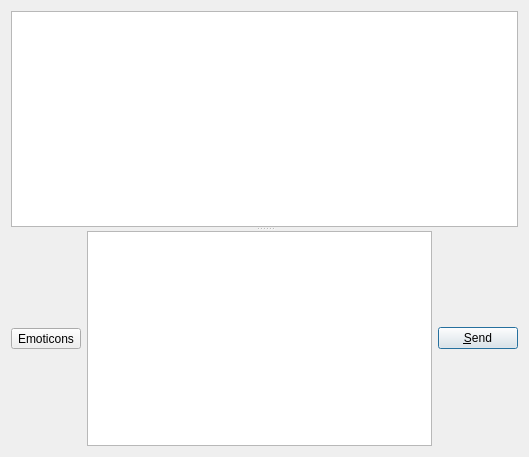
<?xml version="1.0" encoding="UTF-8"?>
<ui version="4.0">
 <class>MessageDialog</class>
 <widget class="QDialog" name="MessageDialog">
  <property name="geometry">
   <rect>
    <x>0</x>
    <y>0</y>
    <width>529</width>
    <height>457</height>
   </rect>
  </property>
  <property name="sizePolicy">
   <sizepolicy hsizetype="Expanding" vsizetype="Expanding">
    <horstretch>0</horstretch>
    <verstretch>0</verstretch>
   </sizepolicy>
  </property>
  <property name="windowTitle">
   <string/>
  </property>
  <property name="windowIcon">
   <iconset resource="resources.qrc">
    <normaloff>:/icons/small/user.png</normaloff>:/icons/small/user.png</iconset>
  </property>
  <layout class="QHBoxLayout" name="horizontalLayout_2">
   <item>
    <widget class="QSplitter" name="splitter">
     <property name="orientation">
      <enum>Qt::Vertical</enum>
     </property>
     <widget class="QTextEdit" name="textBrowser">
      <property name="readOnly">
       <bool>true</bool>
      </property>
     </widget>
     <widget class="QWidget" name="layoutWidget">
      <layout class="QHBoxLayout" name="horizontalLayout">
       <property name="sizeConstraint">
        <enum>QLayout::SetDefaultConstraint</enum>
       </property>
       <item>
        <widget class="QToolButton" name="toolButtonEmoticons">
         <property name="text">
          <string>Emoticons</string>
         </property>
         <property name="icon">
          <iconset resource="resources.qrc">
           <normaloff>:/icons/smile.png</normaloff>:/icons/smile.png</iconset>
         </property>
         <property name="iconSize">
          <size>
           <width>32</width>
           <height>32</height>
          </size>
         </property>
         <property name="popupMode">
          <enum>QToolButton::InstantPopup</enum>
         </property>
        </widget>
       </item>
       <item>
        <widget class="IrcTextEdit" name="plainTextEdit">
         <property name="sizePolicy">
          <sizepolicy hsizetype="Expanding" vsizetype="Expanding">
           <horstretch>0</horstretch>
           <verstretch>0</verstretch>
          </sizepolicy>
         </property>
        </widget>
       </item>
       <item>
        <widget class="QPushButton" name="pushButtonSend">
         <property name="sizePolicy">
          <sizepolicy hsizetype="Fixed" vsizetype="Fixed">
           <horstretch>0</horstretch>
           <verstretch>0</verstretch>
          </sizepolicy>
         </property>
         <property name="text">
          <string>&amp;Send</string>
         </property>
        </widget>
       </item>
      </layout>
     </widget>
    </widget>
   </item>
  </layout>
 </widget>
 <customwidgets>
  <customwidget>
   <class>IrcTextEdit</class>
   <extends>QPlainTextEdit</extends>
   <header location="global">irctextedit.h</header>
  </customwidget>
 </customwidgets>
 <resources>
  <include location="resources.qrc"/>
 </resources>
 <connections/>
</ui>
